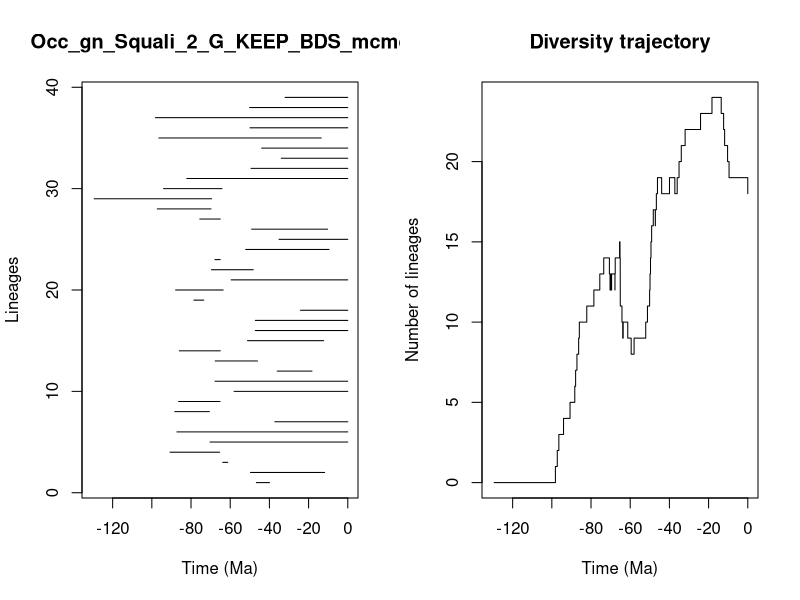

This chart was generated by the following R code:


pdf(file='../Results/Genus/5_MA_bins_EXT_EP/pyrate_mcmc_logs/Occ_gn_Squali_2_G_KEEP_BDS_mcmc_LTT.pdf',width=0.6*20, height=0.6*10)
title = "Occ_gn_Squali_2_G_KEEP_BDS_mcmc"
ts=c(46.65786411164956, 49.642700789265,63.820108056316094,90.70594142952179,70.28756824729399,87.18342770151101,37.22261268965852,88.2938825452294,86.31425867682069,58.020748762502336,67.77475123020075,36.02271185237807,67.65195221586595,85.96966986978568,51.196969304483794,47.19376179452961,47.15575621470079,24.10686986415719,78.54789069093619,87.86279855867377,59.51055805654454,69.56688153448862,67.79175806042673,52.08156023216033,35.07773862298411,49.05924903376502,75.52212360154876,97.22288138794498,129.4216020719134,94.0252000458128,82.16767131173575,49.399254075136206,33.937541040440905,43.95434956292026,96.42302771945668,49.893510397691834,98.17573225287981,50.097243948716866,31.974294326745994)
te=c(39.95695644511546, 11.81597113239648,61.253532046693955,65.42394015638443,0.0,0.0,0.0,70.62457705892244,65.2054791964095,0.0,0.0,18.271531222545235,46.08984225881141,65.07509186524877,12.332828095647553,0.0,0.0,0.0,73.51109196101696,63.58485850606806,0.0,48.223250230077696,65.09895938356028,9.55389583626379,0.0,10.306596406389755,65.08750940292552,69.79152594508794,69.48929600304567,64.21222240727154,0.0,0.0,0.0,0.0,13.556707737656943,0.0,0.0,0.0,0.0)
div_traj=c(0, 1,2,3,4,5,6,7,8,9,10,11,12,13,14,13,12,13,12,13,12,13,14,15,14,13,12,11,10,9,10,9,8,9,10,11,12,13,14,15,16,17,16,17,18,19,18,19,18,19,20,21,22,23,24,23,22,21,20,19,18)
time_events=c(129.4216020719134, 98.17573225287981,97.22288138794498,96.42302771945668,94.0252000458128,90.70594142952179,88.2938825452294,87.86279855867377,87.18342770151101,86.31425867682069,85.96966986978568,82.16767131173575,78.54789069093619,75.52212360154876,73.51109196101696,70.62457705892244,70.28756824729399,69.79152594508794,69.56688153448862,69.48929600304567,67.79175806042673,67.77475123020075,67.65195221586595,65.42394015638443,65.2054791964095,65.09895938356028,65.08750940292552,65.07509186524877,64.21222240727154,63.820108056316094,63.58485850606806,61.253532046693955,59.51055805654454,58.020748762502336,52.08156023216033,51.196969304483794,50.097243948716866,49.893510397691834,49.642700789265,49.399254075136206,49.05924903376502,48.223250230077696,47.19376179452961,47.15575621470079,46.65786411164956,46.08984225881141,43.95434956292026,39.95695644511546,37.22261268965852,36.02271185237807,35.07773862298411,33.937541040440905,31.974294326745994,24.10686986415719,18.271531222545235,13.556707737656943,12.332828095647553,11.81597113239648,10.306596406389755,9.55389583626379,0.0)
                par(mfrow=c(1,2))
                L = length(ts)
                plot(ts, 1:L , xlim=c(-max(ts)-1,0), pch=20, type="n", main=title,xlab="Time (Ma)",ylab="Lineages")
                for (i in 1:L){segments(x0=-te[i],y0=i,x1=-ts[i],y1=i)}    
                t = -time_events
                plot(div_traj ~ t,type="s", main = "Diversity trajectory",xlab="Time (Ma)",ylab="Number of lineages",xlim=c(-max(ts)-1,0))
                abline(v=c(65,200,251,367,445),lty=2,col="gray")
                
